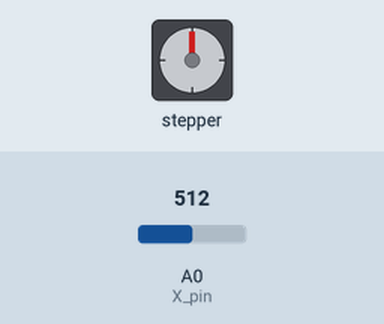
Recording of a sketch running on a simulated Arduino Uno, built with avr-gcc and run on an emulated ATmega328P. On the bench: stepper motor. Inputs (shaded band) come from the test bench; at power-on: A0 (X_pin) = 512. Stepper angles assume 4096 steps per turn.

Above: at 1.2 s.
1.3 s: A0 (X_pin) set to 28
2.8 s: A0 (X_pin) set to 23
At 2.95 s:
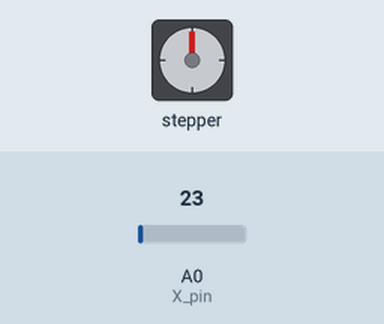
At 3.55 s:
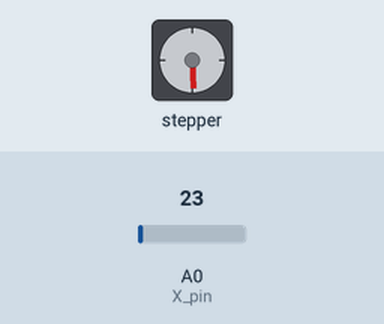
Timing chart, 0 to 23.5 s (numbered marks = the images above; inputs shaded):
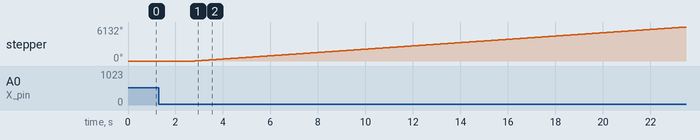

The sketch:

intergalactic_retriever_-_code_motor_x.ino
```cpp
// inge praat 3031768 - final version 1

//including library for the motor(s)
#include <CheapStepper.h>

//creating each motor and direction variable
CheapStepper stepperX;
boolean moveClockwise = true;


//connecting the x and y of the joystick to pins
//that can be used to turn on motors
const int X_pin = A0;


// basis thats a bit VOID
void setup() {
}


// the code for the motor x to go on in
//the right direction with the right position of the joystick
void loop()
{

  if (analogRead(X_pin) <= 25) {
    stepperX.step(moveClockwise);
  }

  if (analogRead(X_pin) >= 1000) {
    stepperX.step(!moveClockwise);
  }

}
```

Measured:
- the behaviour switches between 26 and 25 on A0 (X_pin) (found by bisection; images 0 and 1)
- after the input at 1.3 s, every drawn part: stays the same
- after the input at 2.8 s, stepper: keeps turning clockwise at about 296°/s, starting at once
